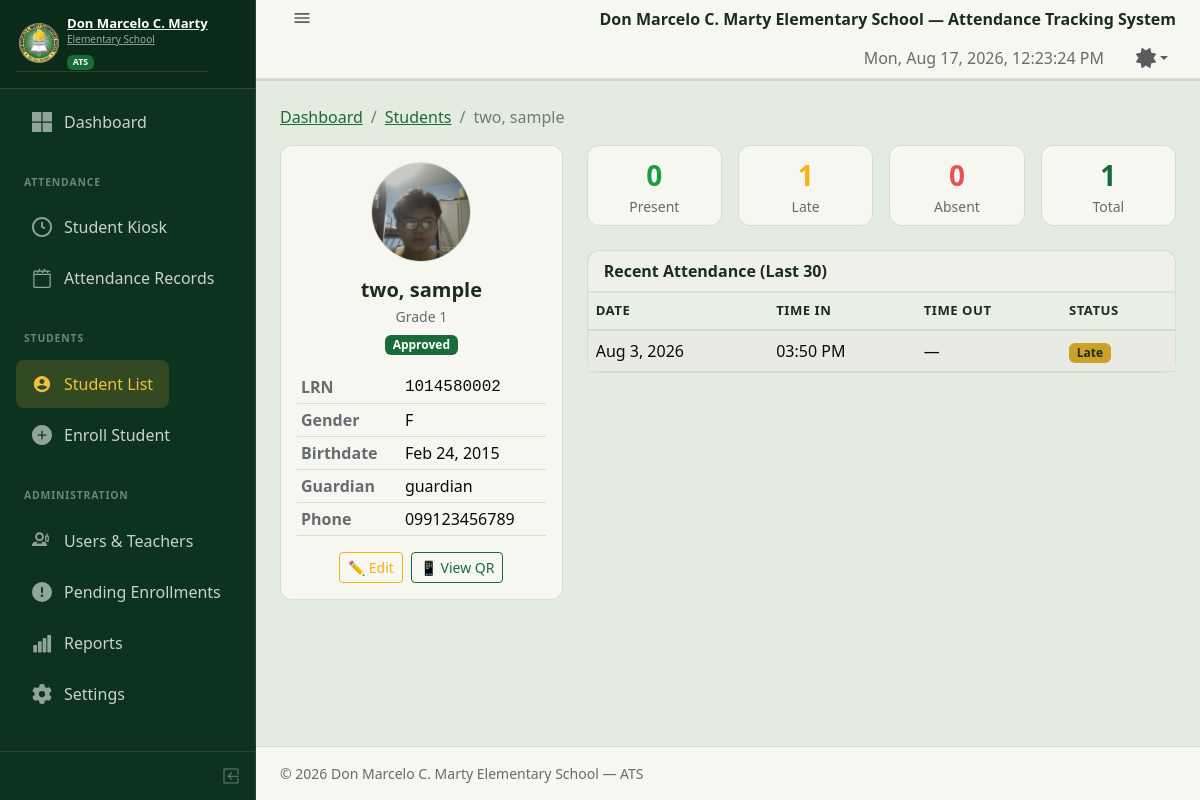
Screenshot of /students/view.php?id=2 (signed in) with the database file from the repository.
### tables this page shows
CREATE TABLE `students` (
  `id` int(10) UNSIGNED NOT NULL,
  `lrn` char(12) NOT NULL,
  `first_name` varchar(80) NOT NULL,
  `middle_name` varchar(80) DEFAULT NULL,
  `last_name` varchar(80) NOT NULL,
  `grade_section` varchar(60) NOT NULL,
  `birthdate` date DEFAULT NULL,
  `gender` enum('M','F','Other') DEFAULT NULL,
  `guardian_name` varchar(120) DEFAULT NULL,
  `guardian_phone` varchar(20) DEFAULT NULL,
  `password_hash` varchar(255) DEFAULT NULL,
  `terms_accepted` tinyint(1) NOT NULL DEFAULT 0,
  `registered_at` datetime DEFAULT NULL,
  `created_at` datetime NOT NULL DEFAULT current_timestamp(),
  `enrolled_by` int(10) UNSIGNED DEFAULT NULL COMMENT 'user.id who enrolled this student',
  `teacher_id` int(10) UNSIGNED DEFAULT NULL COMMENT 'assigned teacher user.id',
  `enrollment_status` enum('approved','pending') NOT NULL DEFAULT 'approved' COMMENT 'pending = teacher-enrolled, awaiting admin approval'
);

CREATE TABLE `attendance` (
  `id` int(10) UNSIGNED NOT NULL,
  `student_id` int(10) UNSIGNED NOT NULL,
  `time_in` datetime NOT NULL,
  `time_out` datetime DEFAULT NULL,
  `status` enum('present','late','absent') NOT NULL DEFAULT 'present',
  `face_image` varchar(255) DEFAULT NULL,
  `face_image_out` varchar(255) DEFAULT NULL,
  `recorded_by` int(10) UNSIGNED DEFAULT NULL,
  `created_at` datetime NOT NULL DEFAULT current_timestamp()
);

### students/view.php (the view, shortened to what this page needs)
<?php
$pdo      = getDB();
$id = (int)($_GET['id'] ?? 0);
$stmt = $pdo->prepare('SELECT * FROM students WHERE id = ? LIMIT 1');
$stmt->execute([$id]);
$student = $stmt->fetch();
$attStmt = $pdo->prepare('SELECT * FROM attendance WHERE student_id = ? ORDER BY time_in DESC LIMIT 30');
$attStmt->execute([$id]);
$records = $attStmt->fetchAll();
$statsStmt = $pdo->prepare(
    'SELECT SUM(status="present") AS present, SUM(status="late") AS late,
            SUM(status="absent") AS absent, COUNT(*) AS total
     FROM attendance WHERE student_id = ?'
);
$statsStmt->execute([$id]);
$stats = $statsStmt->fetch();
$fullName  = $student['last_name'] . ', ' . $student['first_name'];
?>
<!DOCTYPE html>
<html lang="en">
<head>
  <?php include __DIR__ . '/../includes/head.php'; ?>
</head>
<body>
  <?php include __DIR__ . '/../includes/sidebar.php'; ?>
  <div class="wrapper d-flex flex-column min-vh-100">
    <?php include __DIR__ . '/../includes/topbar.php'; ?>
    <div class="body flex-grow-1">
      <div class="container-lg px-4">
        <nav aria-label="breadcrumb" class="mb-3">
          <ol class="breadcrumb">
            <li class="breadcrumb-item"><a href="<?= $u ?>/index.php">Dashboard</a></li>
            <li class="breadcrumb-item"><a href="<?= $u ?>/students/list.php">Students</a></li>
            <li class="breadcrumb-item active"><?= htmlspecialchars($fullName) ?></li>
          </ol>
        </nav>
        <div class="row g-4">
          <div class="col-lg-4">
            <div class="card">
              <div class="card-body text-center">
                <?php
                $faceDir = __DIR__ . '/../assets/faces/' . $id;
                $faceImg = null;
                if (is_dir($faceDir)) {
                    $imgs = glob($faceDir . '/reg_0.jpg');
                    if ($imgs) $faceImg = 'assets/faces/' . $id . '/reg_0.jpg';
                }
                ?>
                <?php if ($faceImg): ?>
                <img src="<?= $u ?>/<?= htmlspecialchars($faceImg) ?>" width="100" height="100"
                  class="rounded-circle object-fit-cover border mb-3" alt="Student photo">
                <?php endif; ?>
                <h5 class="fw-bold mb-1"><?= htmlspecialchars($fullName) ?></h5>
                <p class="text-body-secondary small mb-1"><?= htmlspecialchars($student['grade_section']) ?></p>
                <span class="badge bg-<?= ($student['enrollment_status'] ?? 'approved') === 'approved' ? 'success' : 'warning' ?> mb-3">
                  <?= htmlspecialchars(ucfirst($student['enrollment_status'] ?? 'approved')) ?>
                </span>
                <table class="table table-sm text-start mb-3">
                  <tr><th class="text-body-secondary">LRN</th>
                    <td class="font-monospace"><?= htmlspecialchars($student['lrn']) ?></td></tr>
                  <tr><th class="text-body-secondary">Gender</th>
                    <td><?= htmlspecialchars($student['gender'] ?? '—') ?></td></tr>
                  <tr><th class="text-body-secondary">Birthdate</th>
                    <td><?= $student['birthdate'] ? date('M j, Y', strtotime($student['birthdate'])) : '—' ?></td></tr>
                  <tr><th class="text-body-secondary">Guardian</th>
                    <td><?= htmlspecialchars($student['guardian_name'] ?? '—') ?></td></tr>
                  <tr><th class="text-body-secondary">Phone</th>
                    <td><?= htmlspecialchars($student['guardian_phone'] ?? '—') ?></td></tr>
                </table>
                <div class="d-flex gap-2 justify-content-center">
                  <button class="btn btn-sm btn-outline-warning" id="btn-edit-student">
                    ✏️ Edit
                  </button>
                  <button class="btn btn-sm btn-outline-primary" id="btn-view-qr">
                    📱 View QR
                  </button>
                </div>
              </div>
            </div>
          </div>
          <div class="col-lg-8">
            <div class="row g-3 mb-4">
              <?php foreach ([
                ['Present', $stats['present'], 'success'],
                ['Late',    $stats['late'],    'warning'],
                ['Absent',  $stats['absent'],  'danger'],
                ['Total',   $stats['total'],   'primary'],
              ] as [$label, $val, $color]): ?>
              <div class="col-6 col-sm-3">
                <div class="card text-center border-<?= $color ?>">
                  <div class="card-body py-2">
                    <div class="fs-3 fw-bold text-<?= $color ?>"><?= (int)$val ?></div>
                    <div class="small text-body-secondary"><?= $label ?></div>
                  </div>
                </div>
              </div>
              <?php endforeach; ?>
            </div>
            <div class="card">
              <div class="card-header fw-semibold">Recent Attendance (Last 30)</div>
              <div class="card-body p-0">
                <div class="table-responsive">
                  <table class="table table-hover table-striped mb-0">
                    <thead class="table-light">
                      <tr>
                        <th>Date</th>
                        <th>Time In</th>
                        <th class="d-none d-sm-table-cell">Time Out</th>
                        <th>Status</th>
                      </tr>
                    </thead>
                    <tbody>
                      <?php if (empty($records)): ?>
                      <tr><td colspan="4" class="text-center text-body-secondary py-3">No attendance records yet.</td></tr>
                      <?php else: foreach ($records as $r): ?>
                      <tr>
                        <td><?= date('M j, Y', strtotime($r['time_in'])) ?></td>
                        <td><?= date('h:i A', strtotime($r['time_in'])) ?></td>
                        <td class="d-none d-sm-table-cell"><?= $r['time_out'] ? date('h:i A', strtotime($r['time_out'])) : '—' ?></td>
                        <td>
                          <?php $b = match($r['status']) {
                            'present'=>'success','late'=>'warning','absent'=>'danger',default=>'secondary'
                          }; ?>
                          <span class="badge bg-<?= $b ?> text-capitalize"><?= $r['status'] ?></span>
                        </td>
                      </tr>
                      <?php endforeach; endif; ?>
                    </tbody>
                  </table>
                </div>
              </div>
            </div>
          </div>
        </div>
      </div>
    </div>
    <footer class="footer px-4 py-3 border-top">
      <div class="text-body-secondary small">
        &copy; <?= date('Y') ?> Don Marcelo C. Marty Elementary School — ATS
      </div>
    </footer>
  </div>
</body>
</html>

### rows the page displays
students: fullName "two, sample", grade_section "Grade 1", enrollment_status "Approved", lrn "1014580002", gender "F", birthdate "Feb 24, 2015", guardian_name "guardian", guardian_phone "099123456789"
attendance: time_in "Aug 3, 2026", time_in "03:50 PM", status "Late"

### other values shown
$val "0"
$label "Present"
$val "1"
$label "Late"
$label "Absent"
$label "Total"
